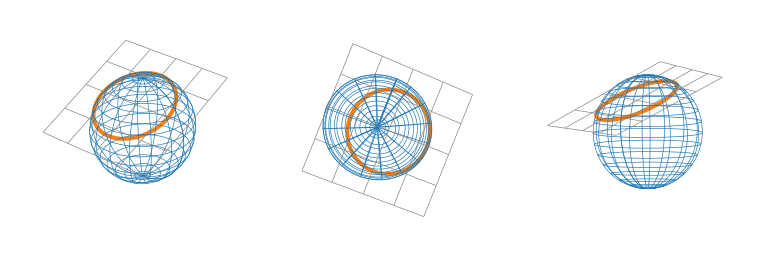

Here is the Python script that generated this plot:
import matplotlib.pyplot as plt
from mpl_toolkits.mplot3d import Axes3D
import numpy as np
from matplotlib import rc
rc('text', usetex=True)

def rotate(x, y, z, theta):
	xr = x
	yr = np.cos(theta)*y - np.sin(theta)*z
	zr = np.sin(theta)*y + np.cos(theta)*z

	return xr, yr, zr

# Draw sphere
us = np.linspace(0, 1, 64)
vs = np.linspace(0, 1, 64)

xs = np.outer(np.sin(np.pi*us), np.cos(2*np.pi*vs))
ys = np.outer(np.sin(np.pi*us), np.sin(2*np.pi*vs))
zs = np.outer(np.cos(np.pi*us), np.ones_like(us))


# draw circle
tc = np.linspace(0, 1, 1000)
xc = np.cos(2*np.pi*tc)*0.79
yc = np.sin(2*np.pi*tc)*0.79
zc = np.zeros_like(tc)+0.6

theta = np.pi/8
xc, yc, zc = rotate(xc, yc, zc, theta)

# draw plane
up = np.linspace(0, 1, 64)
vp = np.linspace(0, 1, 64)

xp = 2.5*np.outer(us, np.ones_like(vs))-1.25
yp = 2.5*np.outer(np.ones_like(us), vs)-1.25
zp = np.outer(np.zeros_like(us), np.zeros_like(vs))+0.6

xp, yp, zp = rotate(xp, yp, zp, theta)

# plot
fig = plt.figure(figsize=(8,2.8))

# sub 1
ax = fig.add_subplot(131, projection='3d')
ax.set_box_aspect(aspect = (1.25,1.25,1))
ax.axis("off")
ax.view_init(30, -50)
ax.plot_wireframe(xs, ys, zs, rstride=4, cstride=4, linewidth=0.5)
ax.plot(xc, yc, zc, color="tab:orange", linewidth = 3)
ax.plot_wireframe(xp, yp, zp, rstride=16, cstride=16, linewidth=0.5, color = "grey")

ax = fig.add_subplot(132, projection='3d')
ax.set_box_aspect(aspect = (1.25,1.25,1))
ax.axis("off")
ax.view_init(90, 200)
ax.plot_wireframe(xs, ys, zs, rstride=4, cstride=4, linewidth=0.5)
ax.plot(xc, yc, zc, color="tab:orange", linewidth = 3)
ax.plot_wireframe(xp, yp, zp, rstride=16, cstride=16, linewidth=0.5, color = "grey")

ax = fig.add_subplot(133, projection='3d')
ax.set_box_aspect(aspect = (1.25,1.25,1))
ax.axis("off")
ax.view_init(-5, 30)
ax.plot_wireframe(xs, ys, zs, rstride=4, cstride=4, linewidth=0.5)
ax.plot(xc, yc, zc, color="tab:orange", linewidth = 3)
ax.plot_wireframe(xp, yp, zp, rstride=16, cstride=16, linewidth=0.5, color = "grey")



plt.tight_layout()
filenames = ["surfacePlaneIntersection1_whole.png"]
plt.savefig(filenames[0], bbox_inches='tight', dpi = 500)

from PIL import Image

outnames = ["surfacePlaneIntersection1_cropped.png"]

for i in range(len(filenames)):
	with Image.open(filenames[i]) as inp:
		arr = np.array(inp)[100:-200,150:-150]
		out = Image.fromarray(arr)
		out.save(outnames[i])